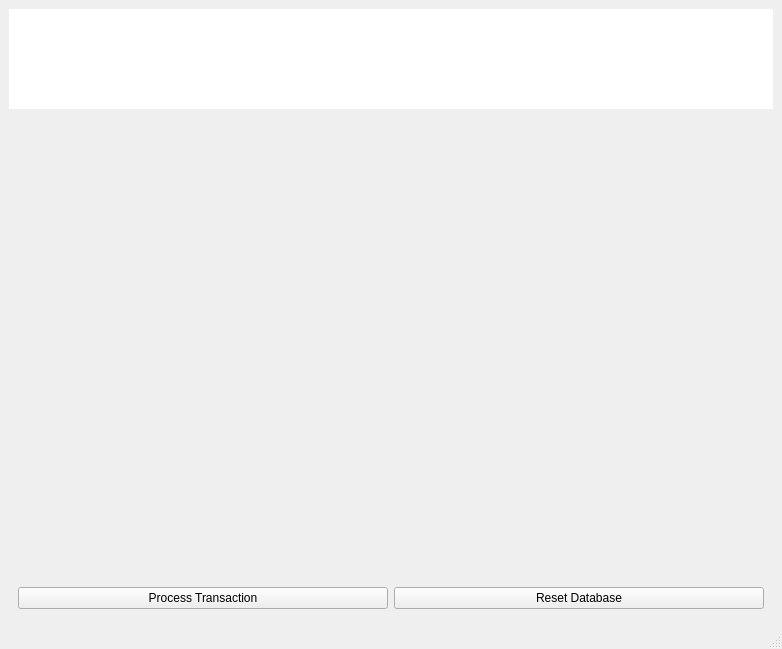
<?xml version="1.0" encoding="UTF-8"?>
<ui version="4.0">
 <class>MainWindow</class>
 <widget class="QMainWindow" name="MainWindow">
  <property name="geometry">
   <rect>
    <x>0</x>
    <y>0</y>
    <width>782</width>
    <height>649</height>
   </rect>
  </property>
  <property name="windowTitle">
   <string>Auditorium</string>
  </property>
  <widget class="QWidget" name="centralwidget">
   <layout class="QVBoxLayout" name="verticalLayout_2">
    <item>
     <widget class="QTextEdit" name="infoDisplay">
      <property name="enabled">
       <bool>true</bool>
      </property>
      <property name="maximumSize">
       <size>
        <width>16777215</width>
        <height>100</height>
       </size>
      </property>
      <property name="frameShape">
       <enum>QFrame::Shape::NoFrame</enum>
      </property>
      <property name="readOnly">
       <bool>true</bool>
      </property>
     </widget>
    </item>
    <item>
     <widget class="QLabel" name="label">
      <property name="maximumSize">
       <size>
        <width>16777215</width>
        <height>100</height>
       </size>
      </property>
      <property name="text">
       <string>&lt;!DOCTYPE HTML PUBLIC &quot;-//W3C//DTD HTML 4.0//EN&quot; &quot;http://www.w3.org/TR/REC-html40/strict.dtd&quot;&gt;
&lt;html&gt;&lt;head&gt;&lt;meta name=&quot;qrichtext&quot; content=&quot;1&quot; /&gt;&lt;meta charset=&quot;utf-8&quot; /&gt;&lt;style type=&quot;text/css&quot;&gt;
p, li { white-space: pre-wrap; }
hr { height: 1px; border-width: 0; }
li.unchecked::marker { content: &quot;\2610&quot;; }
li.checked::marker { content: &quot;\2612&quot;; }
&lt;/style&gt;&lt;/head&gt;&lt;body style=&quot;font-family:'Segoe UI'; font-size:9pt; font-weight:400; font-style:normal;&quot;&gt;
&lt;p align=&quot;Center&quot; style=&quot; margin-top:12px; margin-bottom:12px; margin-left:0px; margin-right:0px; -qt-block-indent:0; text-indent:0px;&quot;&gt;&lt;img src=&quot;:/res/theater_front.png&quot; width=&quot;100&quot; /&gt;&lt;/p&gt;&lt;/body&gt;&lt;/html&gt;</string>
      </property>
     </widget>
    </item>
    <item>
     <widget class="QScrollArea" name="scrollArea">
      <property name="frameShape">
       <enum>QFrame::Shape::NoFrame</enum>
      </property>
      <property name="widgetResizable">
       <bool>true</bool>
      </property>
      <widget class="QWidget" name="scrollAreaWidgetContents_5">
       <property name="geometry">
        <rect>
         <x>0</x>
         <y>0</y>
         <width>764</width>
         <height>317</height>
        </rect>
       </property>
       <layout class="QVBoxLayout" name="verticalLayout">
        <item>
         <layout class="QGridLayout" name="seatsGridLayout"/>
        </item>
       </layout>
      </widget>
     </widget>
    </item>
    <item>
     <widget class="QWidget" name="widget" native="true">
      <layout class="QHBoxLayout" name="horizontalLayout">
       <item>
        <widget class="QPushButton" name="purchaseButton">
         <property name="text">
          <string>Process Transaction</string>
         </property>
        </widget>
       </item>
       <item>
        <widget class="QPushButton" name="resetButton">
         <property name="text">
          <string>Reset Database</string>
         </property>
        </widget>
       </item>
      </layout>
     </widget>
    </item>
   </layout>
  </widget>
  <widget class="QMenuBar" name="menubar">
   <property name="geometry">
    <rect>
     <x>0</x>
     <y>0</y>
     <width>782</width>
     <height>33</height>
    </rect>
   </property>
  </widget>
  <widget class="QStatusBar" name="statusbar"/>
 </widget>
 <resources>
  <include location="res.qrc"/>
 </resources>
 <connections/>
</ui>
